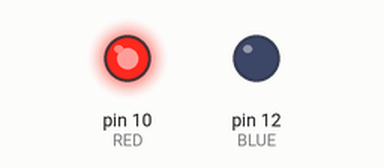
The sketch below on a simulated Arduino Uno, built with avr-gcc and run on an emulated ATmega328P. Parts: output pins drawn as LEDs (lit = HIGH).

Above: at 0.8 s.
At 2.8 s:
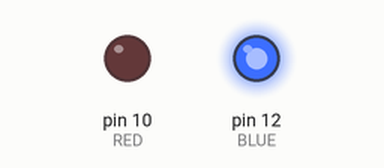
At 5.2 s:
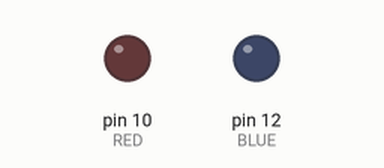
At 6.8 s:
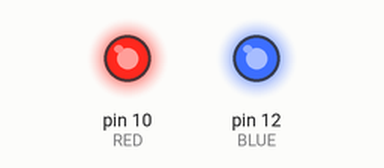
Timing chart, 0 to 7.4 s (numbered marks = the images above):
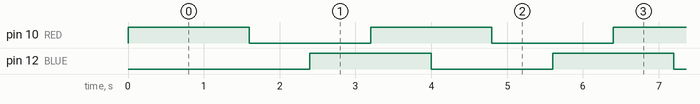

The sketch:

LED_scatch.ino
```cpp
int RED =10;
int BLUE = 12;
void setup() {
  // put your setup code here, to run once:
  pinMode(RED, OUTPUT);
  pinMode(BLUE, OUTPUT);
}

void loop() {
  // put your main code here, to run repeatedly:
 digitalWrite(RED, HIGH);
 delay(800);
 digitalWrite(BLUE, LOW);
 delay(800);

 digitalWrite(RED, LOW);
 delay(800);
 digitalWrite(BLUE, HIGH);
 delay(800);
}
```

Measured:
- by itself, pin 10 (RED), pin 12 (BLUE): alternates HIGH for 1.6 s and LOW for 1.6 s
- by itself, everything shown: repeats every 3.2 s, in 4 steps
